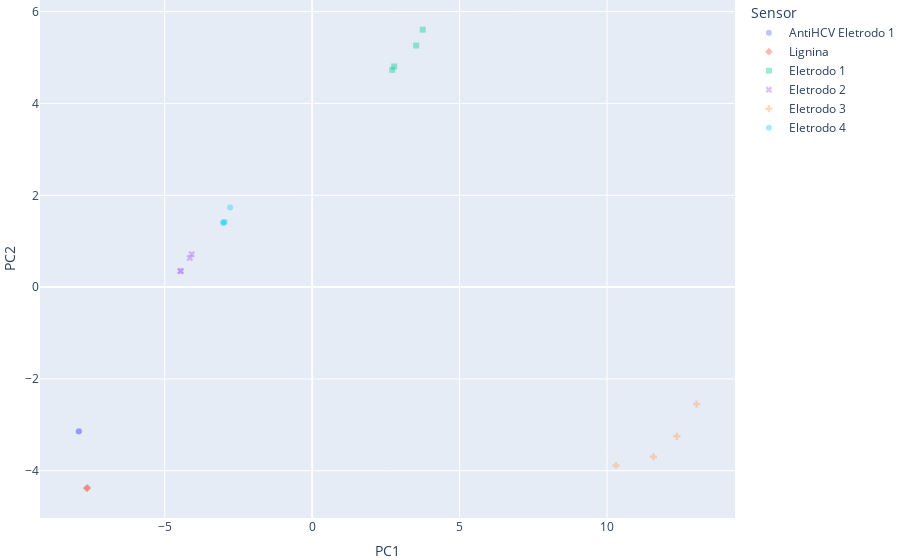

This figure's notebook cell:
### Code cell
# 4.1 Customize 3D Scatter Plot

fig = px.scatter(df_scores, x='PC1', y='PC2', color='Sensor', symbol='Sensor', opacity=0.4)

# tight layout
fig.update_layout(margin=dict(l=0, r=0, b=0, t=0)) # left, right, bottom, top with zero margin

fig.show()

# https://plotly.com/python/templates/
# fig.update_layout(template='plotly_white')
# plotly, plotly_white, plotly_dark, ggplot2, seaborn, simple_white, none

### Figure 1 — Plotly figure (JSON) as saved in the notebook; plotly's stock layout.template omitted (floating-point values rounded to 4 significant figures)
{"data": [{"hovertemplate": "Sensor=AntiHCV Eletrodo 1<br>PC1=%{x}<br>PC2=%{y}<extra></extra>", "legendgroup": "AntiHCV Eletrodo 1", "marker": {"color": "#636efa", "opacity": 0.4, "symbol": "circle"}, "mode": "markers", "name": "AntiHCV Eletrodo 1", "orientation": "v", "showlegend": true, "type": "scatter", "x": [-7.926, -7.903], "xaxis": "x", "y": [-3.147, -3.142], "yaxis": "y"}, {"hovertemplate": "Sensor=Lignina<br>PC1=%{x}<br>PC2=%{y}<extra></extra>", "legendgroup": "Lignina", "marker": {"color": "#EF553B", "opacity": 0.4, "symbol": "diamond"}, "mode": "markers", "name": "Lignina", "orientation": "v", "showlegend": true, "type": "scatter", "x": [-7.624, -7.648], "xaxis": "x", "y": [-4.372, -4.384], "yaxis": "y"}, {"hovertemplate": "Sensor=Eletrodo 1<br>PC1=%{x}<br>PC2=%{y}<extra></extra>", "legendgroup": "Eletrodo 1", "marker": {"color": "#00cc96", "opacity": 0.4, "symbol": "square"}, "mode": "markers", "name": "Eletrodo 1", "orientation": "v", "showlegend": true, "type": "scatter", "x": [3.524, 2.714, 2.78, 3.748], "xaxis": "x", "y": [5.263, 4.732, 4.807, 5.609], "yaxis": "y"}, {"hovertemplate": "Sensor=Eletrodo 2<br>PC1=%{x}<br>PC2=%{y}<extra></extra>", "legendgroup": "Eletrodo 2", "marker": {"color": "#ab63fa", "opacity": 0.4, "symbol": "x"}, "mode": "markers", "name": "Eletrodo 2", "orientation": "v", "showlegend": true, "type": "scatter", "x": [-4.152, -4.476, -4.448, -4.086], "xaxis": "x", "y": [0.6358, 0.3462, 0.352, 0.7165], "yaxis": "y"}, {"hovertemplate": "Sensor=Eletrodo 3<br>PC1=%{x}<br>PC2=%{y}<extra></extra>", "legendgroup": "Eletrodo 3", "marker": {"color": "#FFA15A", "opacity": 0.4, "symbol": "cross"}, "mode": "markers", "name": "Eletrodo 3", "orientation": "v", "showlegend": true, "type": "scatter", "x": [10.3, 11.57, 12.37, 13.03], "xaxis": "x", "y": [-3.887, -3.696, -3.25, -2.55], "yaxis": "y"}, {"hovertemplate": "Sensor=Eletrodo 4<br>PC1=%{x}<br>PC2=%{y}<extra></extra>", "legendgroup": "Eletrodo 4", "marker": {"color": "#19d3f3", "opacity": 0.4, "symbol": "circle"}, "mode": "markers", "name": "Eletrodo 4", "orientation": "v", "showlegend": true, "type": "scatter", "x": [-2.963, -3.006, -3.024, -2.784], "xaxis": "x", "y": [1.419, 1.398, 1.416, 1.732], "yaxis": "y"}], "layout": {"legend": {"title": {"text": "Sensor"}, "tracegroupgap": 0}, "margin": {"b": 0, "l": 0, "r": 0, "t": 0}, "xaxis": {"anchor": "y", "domain": [0, 1], "title": {"text": "PC1"}}, "yaxis": {"anchor": "x", "domain": [0, 1], "title": {"text": "PC2"}}}}
